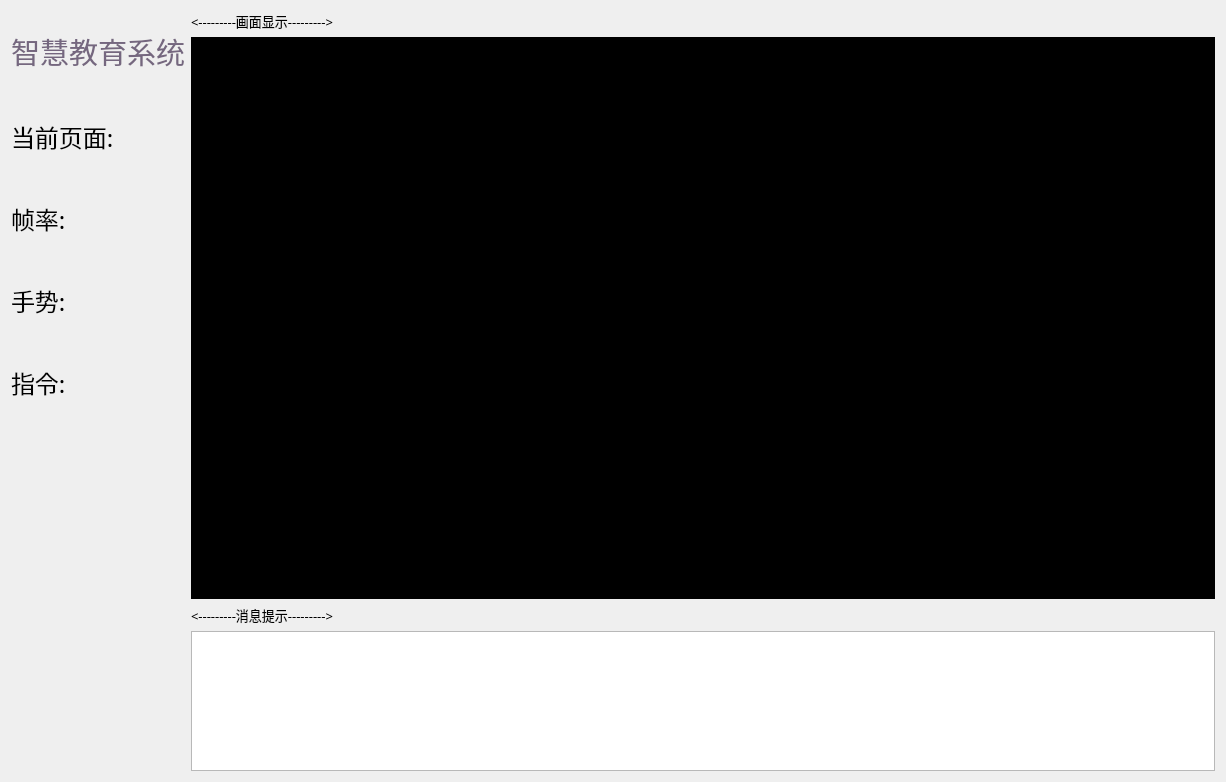
<?xml version="1.0" encoding="UTF-8"?>
<ui version="4.0">
 <class>Form</class>
 <widget class="QWidget" name="Form">
  <property name="geometry">
   <rect>
    <x>0</x>
    <y>0</y>
    <width>1226</width>
    <height>782</height>
   </rect>
  </property>
  <property name="windowTitle">
   <string>Form</string>
  </property>
  <property name="autoFillBackground">
   <bool>true</bool>
  </property>
  <property name="styleSheet">
   <string notr="true"/>
  </property>
  <layout class="QHBoxLayout" name="horizontalLayout_12">
   <item>
    <layout class="QHBoxLayout" name="horizontalLayout" stretch="0,7">
     <property name="sizeConstraint">
      <enum>QLayout::SetDefaultConstraint</enum>
     </property>
     <item>
      <layout class="QVBoxLayout" name="verticalLayout_showMenu" stretch="1,0,0,0,0,0,0,0,0,0,20">
       <item>
        <spacer name="verticalSpacer_37">
         <property name="orientation">
          <enum>Qt::Vertical</enum>
         </property>
         <property name="sizeHint" stdset="0">
          <size>
           <width>20</width>
           <height>40</height>
          </size>
         </property>
        </spacer>
       </item>
       <item>
        <widget class="QLabel" name="AllName">
         <property name="font">
          <font>
           <family>幼圆</family>
           <pointsize>22</pointsize>
          </font>
         </property>
         <property name="styleSheet">
          <string notr="true">color: rgb(117, 103, 127);</string>
         </property>
         <property name="text">
          <string>智慧教育系统</string>
         </property>
         <property name="alignment">
          <set>Qt::AlignCenter</set>
         </property>
        </widget>
       </item>
       <item>
        <spacer name="verticalSpacer_40">
         <property name="orientation">
          <enum>Qt::Vertical</enum>
         </property>
         <property name="sizeHint" stdset="0">
          <size>
           <width>20</width>
           <height>40</height>
          </size>
         </property>
        </spacer>
       </item>
       <item>
        <layout class="QHBoxLayout" name="horizontalLayout_14" stretch="2,6">
         <item>
          <widget class="QLabel" name="label_21">
           <property name="font">
            <font>
             <family>Agency FB</family>
             <pointsize>18</pointsize>
            </font>
           </property>
           <property name="text">
            <string>当前页面:</string>
           </property>
          </widget>
         </item>
         <item>
          <widget class="QLabel" name="now_page">
           <property name="font">
            <font>
             <family>Agency FB</family>
             <pointsize>18</pointsize>
            </font>
           </property>
           <property name="text">
            <string/>
           </property>
          </widget>
         </item>
        </layout>
       </item>
       <item>
        <spacer name="verticalSpacer_39">
         <property name="orientation">
          <enum>Qt::Vertical</enum>
         </property>
         <property name="sizeHint" stdset="0">
          <size>
           <width>20</width>
           <height>40</height>
          </size>
         </property>
        </spacer>
       </item>
       <item>
        <layout class="QHBoxLayout" name="horizontalLayout_13" stretch="2,6">
         <item>
          <widget class="QLabel" name="frame_num">
           <property name="font">
            <font>
             <family>Agency FB</family>
             <pointsize>18</pointsize>
            </font>
           </property>
           <property name="text">
            <string>帧率:</string>
           </property>
          </widget>
         </item>
         <item>
          <widget class="QLabel" name="frame_lcdNumber">
           <property name="font">
            <font>
             <family>Agency FB</family>
             <pointsize>18</pointsize>
            </font>
           </property>
           <property name="text">
            <string/>
           </property>
          </widget>
         </item>
        </layout>
       </item>
       <item>
        <spacer name="verticalSpacer_41">
         <property name="orientation">
          <enum>Qt::Vertical</enum>
         </property>
         <property name="sizeHint" stdset="0">
          <size>
           <width>20</width>
           <height>40</height>
          </size>
         </property>
        </spacer>
       </item>
       <item>
        <layout class="QHBoxLayout" name="horizontalLayout_15" stretch="2,6">
         <item>
          <widget class="QLabel" name="label_22">
           <property name="font">
            <font>
             <family>Agency FB</family>
             <pointsize>18</pointsize>
            </font>
           </property>
           <property name="text">
            <string>手势:</string>
           </property>
          </widget>
         </item>
         <item>
          <widget class="QLabel" name="hand_mod">
           <property name="font">
            <font>
             <family>Agency FB</family>
             <pointsize>18</pointsize>
            </font>
           </property>
           <property name="text">
            <string/>
           </property>
          </widget>
         </item>
        </layout>
       </item>
       <item>
        <spacer name="verticalSpacer_42">
         <property name="orientation">
          <enum>Qt::Vertical</enum>
         </property>
         <property name="sizeHint" stdset="0">
          <size>
           <width>20</width>
           <height>40</height>
          </size>
         </property>
        </spacer>
       </item>
       <item>
        <layout class="QHBoxLayout" name="horizontalLayout_16" stretch="4,6">
         <item>
          <widget class="QLabel" name="label_24">
           <property name="font">
            <font>
             <family>Agency FB</family>
             <pointsize>18</pointsize>
            </font>
           </property>
           <property name="text">
            <string>指令:</string>
           </property>
          </widget>
         </item>
         <item>
          <widget class="QLabel" name="construct">
           <property name="font">
            <font>
             <family>Agency FB</family>
             <pointsize>18</pointsize>
            </font>
           </property>
           <property name="text">
            <string/>
           </property>
          </widget>
         </item>
        </layout>
       </item>
       <item>
        <spacer name="verticalSpacer_38">
         <property name="orientation">
          <enum>Qt::Vertical</enum>
         </property>
         <property name="sizeHint" stdset="0">
          <size>
           <width>20</width>
           <height>40</height>
          </size>
         </property>
        </spacer>
       </item>
      </layout>
     </item>
     <item>
      <layout class="QVBoxLayout" name="verticalLayout_showPic" stretch="0,8,0,2">
       <item>
        <widget class="QLabel" name="label_20">
         <property name="font">
          <font>
           <family>Agency FB</family>
           <pointsize>10</pointsize>
          </font>
         </property>
         <property name="text">
          <string>&lt;---------画面显示---------&gt;</string>
         </property>
        </widget>
       </item>
       <item>
        <widget class="QGraphicsView" name="ShowImage_">
         <property name="autoFillBackground">
          <bool>true</bool>
         </property>
         <property name="styleSheet">
          <string notr="true">background: rgb(0, 0, 0)</string>
         </property>
         <property name="frameShape">
          <enum>QFrame::Panel</enum>
         </property>
         <property name="verticalScrollBarPolicy">
          <enum>Qt::ScrollBarAlwaysOff</enum>
         </property>
         <property name="horizontalScrollBarPolicy">
          <enum>Qt::ScrollBarAlwaysOff</enum>
         </property>
         <property name="backgroundBrush">
          <brush brushstyle="SolidPattern">
           <color alpha="0">
            <red>29</red>
            <green>29</green>
            <blue>29</blue>
           </color>
          </brush>
         </property>
         <property name="foregroundBrush">
          <brush brushstyle="NoBrush">
           <color alpha="255">
            <red>0</red>
            <green>0</green>
            <blue>0</blue>
           </color>
          </brush>
         </property>
         <property name="interactive">
          <bool>true</bool>
         </property>
         <property name="sceneRect">
          <rectf>
           <x>0.000000000000000</x>
           <y>0.000000000000000</y>
           <width>0.000000000000000</width>
           <height>0.000000000000000</height>
          </rectf>
         </property>
         <property name="cacheMode">
          <set>QGraphicsView::CacheNone</set>
         </property>
        </widget>
       </item>
       <item>
        <widget class="QLabel" name="label_19">
         <property name="font">
          <font>
           <family>Agency FB</family>
           <pointsize>10</pointsize>
          </font>
         </property>
         <property name="text">
          <string>&lt;---------消息提示---------&gt;</string>
         </property>
        </widget>
       </item>
       <item>
        <widget class="QPlainTextEdit" name="MessageShow"/>
       </item>
      </layout>
     </item>
    </layout>
   </item>
  </layout>
 </widget>
 <resources/>
 <connections/>
</ui>
